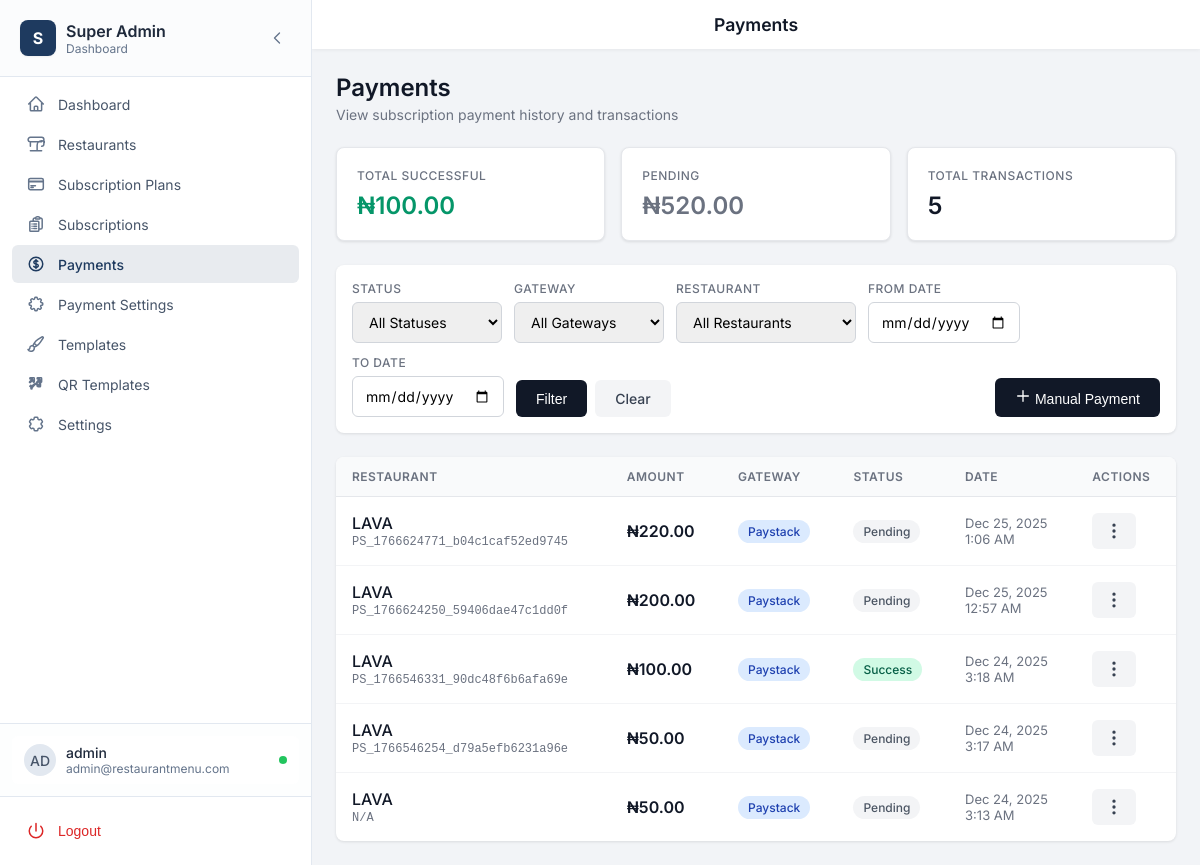
The page /admin/payments.php (signed in) on the database its author committed.
### tables this page shows
CREATE TABLE `payments` (
  `id` int(11) NOT NULL,
  `restaurant_id` int(11) NOT NULL,
  `subscription_id` int(11) NOT NULL,
  `amount` decimal(10,2) NOT NULL,
  `currency` varchar(3) NOT NULL DEFAULT 'NGN',
  `payment_gateway` enum('paystack','flutterwave','manual') NOT NULL,
  `transaction_reference` varchar(100) DEFAULT NULL COMMENT 'Gateway reference',
  `gateway_response` longtext DEFAULT NULL COMMENT 'Full gateway response',
  `status` enum('pending','success','failed','refunded') NOT NULL DEFAULT 'pending',
  `paid_at` datetime DEFAULT NULL,
  `created_at` timestamp NOT NULL DEFAULT current_timestamp()
);

CREATE TABLE `restaurants` (
  `id` int(11) NOT NULL,
  `name` varchar(255) NOT NULL,
  `slug` varchar(255) NOT NULL,
  `logo` varchar(255) DEFAULT NULL,
  `hero_image` varchar(255) DEFAULT NULL,
  `description` text DEFAULT NULL,
  `phone` varchar(50) DEFAULT NULL,
  `email` varchar(255) DEFAULT NULL,
  `address` text DEFAULT NULL,
  `website` varchar(255) DEFAULT NULL,
  `whatsapp_link` varchar(255) DEFAULT NULL,
  `instagram_url` varchar(255) DEFAULT NULL,
  `facebook_url` varchar(255) DEFAULT NULL,
  `twitter_url` varchar(255) DEFAULT NULL,
  `map_latitude` decimal(10,8) DEFAULT NULL,
  `map_longitude` decimal(11,8) DEFAULT NULL,
  `header_menu_items` text DEFAULT NULL,
  `footer_content` text DEFAULT NULL,
  `manager_email` varchar(255) DEFAULT NULL,
  `google_rating` decimal(3,1) DEFAULT 4.5,
  `rating_source` varchar(50) DEFAULT 'Google',
  `template_id` int(11) DEFAULT 1,
  `is_active` tinyint(1) DEFAULT 1,
  `available_items_count` int(11) DEFAULT 0,
  `unavailable_items_count` int(11) DEFAULT 0,
  `subscription_id` int(11) DEFAULT NULL,
  `created_at` timestamp NOT NULL DEFAULT current_timestamp(),
  `updated_at` timestamp NOT NULL DEFAULT current_timestamp() ON UPDATE current_timestamp()
);

### includes/subscription.php (called while the page is built, shortened)
<?php
function formatSubscriptionPrice($amount, $currency = 'NGN') {
    $symbols = [
        'NGN' => '₦',
        'USD' => '$',
        'GBP' => '£',
        'EUR' => '€'
    ];
    $symbol = $symbols[$currency] ?? $currency . ' ';
    return $symbol . number_format($amount, 2);
}

### admin/payments.php (the view, shortened to what this page needs)
<?php
require_once __DIR__ . '/../includes/functions.php';
require_once __DIR__ . '/../includes/subscription.php';
$pdo = getDBConnection();
$dateFrom = $_GET['date_from'] ?? '';
$dateTo = $_GET['date_to'] ?? '';
$page = max(1, intval($_GET['page'] ?? 1));
$perPage = 20;
$offset = ($page - 1) * $perPage;
$where = [];
$params = [];
$whereClause = !empty($where) ? 'WHERE ' . implode(' AND ', $where) : '';
$countSql = "SELECT COUNT(*) FROM payments p {$whereClause}";
$stmt = $pdo->prepare($countSql);
$stmt->execute($params);
$totalCount = $stmt->fetchColumn();
$sql = "
    SELECT p.*, r.name as restaurant_name, r.slug as restaurant_slug,
           sp.name as plan_name
    FROM payments p
    JOIN restaurants r ON p.restaurant_id = r.id
    LEFT JOIN subscriptions s ON p.subscription_id = s.id
    LEFT JOIN subscription_plans sp ON s.plan_id = sp.id
    {$whereClause}
    ORDER BY p.created_at DESC
    LIMIT {$perPage} OFFSET {$offset}
";
$stmt = $pdo->prepare($sql);
$stmt->execute($params);
$payments = $stmt->fetchAll(PDO::FETCH_ASSOC);
$totalSuccess = 0;
$totalPending = 0;
try {
    $stmt = $pdo->query("SELECT SUM(amount) FROM payments WHERE status = 'success'");
    $totalSuccess = floatval($stmt->fetchColumn());
    $stmt = $pdo->query("SELECT SUM(amount) FROM payments WHERE status = 'pending'");
    $totalPending = floatval($stmt->fetchColumn());
} catch (PDOException $e) {}
include __DIR__ . '/../includes/admin-layout.php';
?>
<div class="page-header">
    <h1 class="page-title">Payments</h1>
    <p class="page-subtitle">View subscription payment history and transactions</p>
</div>
<div class="payment-stats">
    <div class="stat-card">
        <div class="stat-label">Total Successful</div>
        <div class="stat-value success"><?php echo formatSubscriptionPrice($totalSuccess); ?></div>
    </div>
    <div class="stat-card">
        <div class="stat-label">Pending</div>
        <div class="stat-value pending"><?php echo formatSubscriptionPrice($totalPending); ?></div>
    </div>
    <div class="stat-card">
        <div class="stat-label">Total Transactions</div>
        <div class="stat-value"><?php echo number_format($totalCount); ?></div>
    </div>
</div>
<form class="filters-bar" method="GET" action="">
    <div class="filters-row">
        <div class="filter-group">
            <label>Status</label>
            <select name="status">
                <option value="">All Statuses</option>
            </select>
        </div>
        <div class="filter-group">
            <label>Gateway</label>
            <select name="gateway">
                <option value="">All Gateways</option>
            </select>
        </div>
        <div class="filter-group">
            <label>Restaurant</label>
            <select name="restaurant_id">
                <option value="">All Restaurants</option>
            </select>
        </div>
        <div class="filter-group">
            <label>From Date</label>
            <input type="date" name="date_from" value="<?php echo htmlspecialchars($dateFrom); ?>">
        </div>
        <div class="filter-group">
            <label>To Date</label>
            <input type="date" name="date_to" value="<?php echo htmlspecialchars($dateTo); ?>">
        </div>
        <div class="filter-actions">
            <button type="submit" class="btn-filter">Filter</button>
            <a href="payments.php" class="btn-clear">Clear</a>
        </div>
        <button type="button" class="btn-add" onclick="openManualPaymentModal()">
            <svg xmlns="http://www.w3.org/2000/svg" fill="none" viewBox="0 0 24 24" stroke="currentColor" width="16" height="16">
                <path stroke-linecap="round" stroke-linejoin="round" stroke-width="2" d="M12 4v16m8-8H4" />
            </svg>
            Manual Payment
        </button>
    </div>
</form>
<div class="table-card">
    <?php if (empty($payments)): ?>
        <div class="empty-state">
            <p>No payments found.</p>
        </div>
    <?php else: ?>
        <table class="payments-table">
            <thead>
                <tr>
                    <th>Restaurant</th>
                    <th>Amount</th>
                    <th>Gateway</th>
                    <th>Status</th>
                    <th>Date</th>
                    <th>Actions</th>
                </tr>
            </thead>
            <tbody>
                <?php foreach ($payments as $payment): ?>
                    <tr>
                        <td>
                            <div class="restaurant-info">
                                <span class="restaurant-name"><?php echo htmlspecialchars($payment['restaurant_name']); ?></span>
                                <span class="transaction-ref"><?php echo htmlspecialchars($payment['transaction_reference'] ?? 'N/A'); ?></span>
                            </div>
                        </td>
                        <td>
                            <span class="amount"><?php echo formatSubscriptionPrice($payment['amount'], $payment['currency'] ?? 'NGN'); ?></span>
                        </td>
                        <td>
                            <span class="gateway-badge gateway-<?php echo $payment['payment_gateway']; ?>">
                                <?php echo ucfirst($payment['payment_gateway']); ?>
                            </span>
                        </td>
                        <td>
                            <span class="status-badge status-<?php echo $payment['status']; ?>">
                                <?php echo ucfirst($payment['status']); ?>
                            </span>
                        </td>
                        <td>
                            <div class="date-info">
                                <?php echo date('M j, Y', strtotime($payment['created_at'])); ?><br>
                                <?php echo date('g:i A', strtotime($payment['created_at'])); ?>
                            </div>
                        </td>
                        <td class="actions-cell">
                            <button class="actions-btn" type="button" title="Actions">
                                <svg xmlns="http://www.w3.org/2000/svg" fill="none" viewBox="0 0 24 24" stroke="currentColor" width="20" height="20">
                                    <path stroke-linecap="round" stroke-linejoin="round" stroke-width="2" d="M12 5v.01M12 12v.01M12 19v.01M12 6a1 1 0 110-2 1 1 0 010 2zm0 7a1 1 0 110-2 1 1 0 010 2zm0 7a1 1 0 110-2 1 1 0 010 2z" />
                                </svg>
                            </button>
                        </td>
                    </tr>
                <?php endforeach; ?>
            </tbody>
        </table>
    <?php endif; ?>
</div>
<?php include __DIR__ . '/../includes/admin-footer.php'; ?>

### includes/sidebar-admin.php (shortened to what this page needs)
<?php
$currentPath = $_SERVER['REQUEST_URI'];
$userInfo = null;
if (isLoggedIn() && isSuperAdmin()) {
    $pdo = getDBConnection();
    if ($pdo) {
        $userId = getCurrentUserId();
        $stmt = $pdo->prepare("SELECT username, email FROM admins WHERE id = ?");
        $stmt->execute([$userId]);
        $userInfo = $stmt->fetch();
    }
}
$activeId = 'dashboard';
foreach ($navItems as $item) {
    if (strpos($currentPath, $item['href']) !== false) {
        $activeId = $item['id'];
        break;
    }
}
$username = $_SESSION['username'] ?? 'Admin';
$userEmail = $userInfo['email'] ?? '';
$userInitials = strtoupper(substr($username, 0, 2));
?>
<aside class="sidebar-modern" id="sidebar">
    <div class="sidebar-header-modern">
        <div class="sidebar-logo-wrapper">
            <div class="sidebar-logo">
                <div class="logo-icon-modern">S</div>
                <div class="logo-text">
                    <span class="logo-title">Super Admin</span>
                    <span class="logo-subtitle">Dashboard</span>
                </div>
            </div>
        </div>
        <button
            onclick="toggleCollapse()"
            class="collapse-btn-modern"
            aria-label="Collapse sidebar"
        >
            <svg xmlns="http://www.w3.org/2000/svg" fill="none" viewBox="0 0 24 24" stroke-width="2" stroke="currentColor" class="collapse-icon">
                <path stroke-linecap="round" stroke-linejoin="round" d="M15.75 19.5L8.25 12l7.5-7.5" />
            </svg>
        </button>
    </div>
    <nav class="sidebar-nav">
        <ul class="nav-list">
            <?php foreach ($navItems as $item): ?>
                <?php $isActive = $activeId === $item['id']; ?>
                <li>
                    <a
                        href="<?php echo htmlspecialchars($item['href']); ?>"
                        class="nav-item <?php echo $isActive ? 'active' : ''; ?>"
                        title="<?php echo htmlspecialchars($item['name']); ?>"
                    >
                        <div class="nav-icon-wrapper">
                            <svg xmlns="http://www.w3.org/2000/svg" fill="none" viewBox="0 0 24 24" stroke-width="2" stroke="currentColor" class="nav-icon">
                                <path stroke-linecap="round" stroke-linejoin="round" d="<?php echo htmlspecialchars($item['icon']); ?>" />
                            </svg>
                        </div>
                        <span class="nav-text"><?php echo htmlspecialchars($item['name']); ?></span>
                    </a>
                </li>
            <?php endforeach; ?>
        </ul>
    </nav>
    <div class="sidebar-footer-modern">
        <div class="sidebar-profile">
            <?php if (!isset($_COOKIE['sidebar_collapsed']) || $_COOKIE['sidebar_collapsed'] !== 'true'): ?>
                <div class="profile-card">
                    <div class="profile-avatar"><?php echo htmlspecialchars($userInitials); ?></div>
                    <div class="profile-info">
                        <p class="profile-name"><?php echo htmlspecialchars($username); ?></p>
                        <p class="profile-role"><?php echo htmlspecialchars($userEmail ?: 'Administrator'); ?></p>
                    </div>
                    <div class="profile-status" title="Online"></div>
                </div>
            <?php endif; ?>
        </div>
        <div class="sidebar-logout">
            <form action="/admin/logout.php" method="post">
                <button type="submit" class="logout-btn" title="Logout">
                    <div class="nav-icon-wrapper" aria-hidden="true">
                        <svg xmlns="http://www.w3.org/2000/svg" fill="none" viewBox="0 0 24 24" stroke-width="2" stroke="currentColor" class="nav-icon logout-icon">
                            <path stroke-linecap="round" stroke-linejoin="round" d="M12 2v10m6.364-6.364a9 9 0 1 1-12.728 0" />
                        </svg>
                    </div>
                    <span class="nav-text">Logout</span>
                </button>
            </form>
        </div>
    </div>
</aside>

### rows shown on the page
payments: restaurant.name "LAVA", transaction_reference "PS_1766624771_b04c1caf52ed9745", amount+currency "₦220.00", payment_gateway "Paystack", status "Pending", created_at "Dec 25, 2025", created_at "1:06 AM"
payments: restaurant.name "LAVA", transaction_reference "PS_1766624250_59406dae47c1dd0f", amount+currency "₦200.00", payment_gateway "Paystack", status "Pending", created_at "Dec 25, 2025", created_at "12:57 AM"
payments: restaurant.name "LAVA", transaction_reference "PS_1766546331_90dc48f6b6afa69e", amount+currency "₦100.00", payment_gateway "Paystack", status "Success", created_at "Dec 24, 2025", created_at "3:18 AM"
payments: restaurant.name "LAVA", transaction_reference "PS_1766546254_d79a5efb6231a96e", amount+currency "₦50.00", payment_gateway "Paystack", status "Pending", created_at "Dec 24, 2025", created_at "3:17 AM"
payments: restaurant.name "LAVA", transaction_reference "N/A", amount+currency "₦50.00", payment_gateway "Paystack", status "Pending", created_at "Dec 24, 2025", created_at "3:13 AM"

### other values the page prints
$item['name'] "Dashboard"
$item['name'] "Restaurants"
$item['name'] "Subscription Plans"
$item['name'] "Subscriptions"
$item['name'] "Payments"
$item['name'] "Payment Settings"
$item['name'] "Templates"
$item['name'] "QR Templates"
$item['name'] "Settings"
$userInitials "AD"
$username "admin"
$userEmail ?: 'Administrator' "admin@restaurantmenu.com"
$pageTitle "Payments"
formatSubscriptionPrice($totalSuccess) "₦100.00"
formatSubscriptionPrice($totalPending) "₦520.00"
